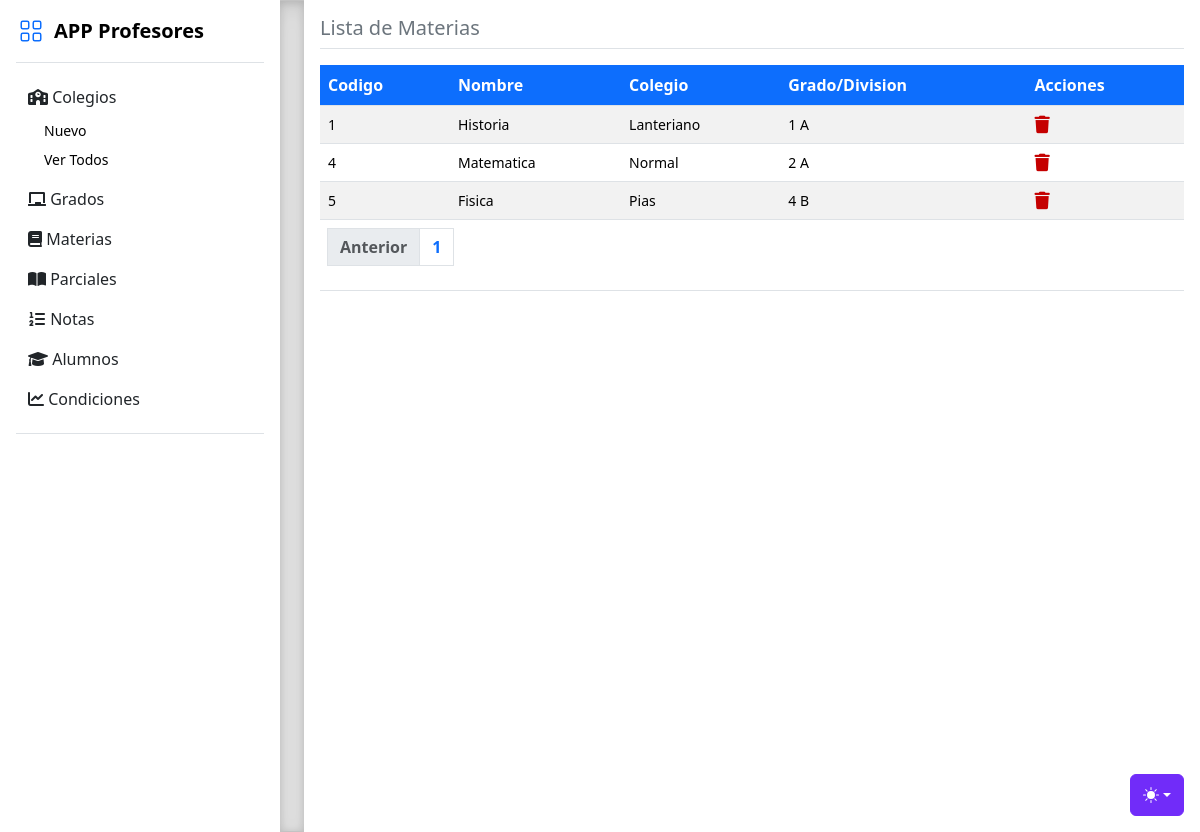
The page /materias/ver on the database its author committed.
### tables this page shows
CREATE TABLE materias (
  id INTEGER PRIMARY KEY AUTOINCREMENT,
  nombre VARCHAR(255) NOT NULL,
  id_colegio INTEGER NOT NULL,
  id_grado INTEGER NOT NULL,
  FOREIGN KEY (id_colegio) REFERENCES colegios(id),
  FOREIGN KEY (id_grado) REFERENCES grados(id)
);

CREATE TABLE colegios (
  id INTEGER PRIMARY KEY AUTOINCREMENT,
  nombre VARCHAR(255) NOT NULL
);

CREATE TABLE grados (
  id INTEGER PRIMARY KEY AUTOINCREMENT,
  nombre VARCHAR(255) NOT NULL
, division TEXT);

### routers/materias.py (the view)
@router.get("/materias/ver")
def verMaterias(req:Request, page: int = 1):
    verDb = FuncionesDB()
    materias = verDb.mostrarTabla("materias")
    colegios = verDb.mostrarTabla("colegios")
    grados = verDb.mostrarTabla("grados")
    materias = verDb.mostrarTablaPaginada("materias", page, 15)
    total_materias = verDb.contarFilas("materias")
    total_paginas = math.ceil(total_materias / 15)
    return template.TemplateResponse("materias_ver.html", { "request" : req, "colegios": colegios, "grados": grados, "materias": materias, "page": page, "total_paginas": total_paginas })

### templates/materias_ver.html (shortened to what this page needs)
<!doctype html>
<html lang="es" data-bs-theme="auto">
  <head><script src="/templates/static/color-modes.js"></script>
    <link href="/templates/static/bootstrap.min.css" rel="stylesheet">
    <link href="/templates/static/style.css" rel="stylesheet">
    <link rel="stylesheet" href="https://cdnjs.cloudflare.com/ajax/libs/font-awesome/6.0.0-beta3/css/all.min.css" />
    <link rel="stylesheet" href="https://cdn.jsdelivr.net/npm/@docsearch/css@3">
    <link href="/templates/static/sidebars.css" rel="stylesheet">
  </head>
  <body>
    <div class="dropdown position-fixed bottom-0 end-0 mb-3 me-3 bd-mode-toggle">
      <button class="btn btn-bd-primary py-2 dropdown-toggle d-flex align-items-center"
              id="bd-theme"
              type="button"
              aria-expanded="false"
              data-bs-toggle="dropdown"
              aria-label="Toggle theme (auto)">
        <svg class="bi my-1 theme-icon-active" width="1em" height="1em"><use href="#circle-half"></use></svg>
      </button>
    </div>
<main class="d-flex flex-nowrap">
  <div class="flex-shrink-0 p-3" style="width: 280px;">
    <a href="/productos/ver_todos" class="d-flex align-items-center pb-3 mb-3 link-body-emphasis text-decoration-none border-bottom">
      <svg class="bi pe-none me-2" width="30" height="24" style="color: #0D6EFD;"><use xlink:href="#grid"/></svg>
      <span class="fs-5 fw-semibold">APP Profesores</span>
    </a>
    <ul class="list-unstyled ps-0">
      {% include 'menu.html' %}
  <div class="b-example-divider b-example-vr"></div>
  <div class="m-3 w-100 vh-100">
    <h5 class="text-secondary">Lista de Materias</h5>
    <div class="border-top mb-3 w-100"></div>
    <article>
      <table class="table table-striped m-0 bg-success text-white">
          <thead>
              <tr>
                  <th class="centrado bg-primary text-white">Codigo</th>
                  <th class="centrado bg-primary text-white">Nombre</th>
                  <th class="centrado bg-primary text-white">Colegio</th>
                  <th class="centrado bg-primary text-white">Grado/Division</th>
                  <th class="centrado bg-primary text-white">Acciones</th>
              </tr>
          </thead>
          <tbody>
          {% for materia in materias %}
              <tr>
                  <td class="centrado small">{{ materia[0] }}</td>
                  <td class="centrado small">{{ materia[1] }}</td>
                  {% for colegio in colegios %}
                  {% if colegio[0] == materia[2] %}
                  <td class="centrado small">{{ colegio[1] }}</td>
                  {% endif %}
                  {% endfor %}
                  {% for grado in grados %}
                  {% if grado[0] == materia[3] %}
                  <td class="centrado small">{{ grado[1] }} {{ grado[2] }}</td>
                  {% endif %}
                  {% endfor %}
                  <td class="centrado small">
                    <a href="borrar/{{ materia[0] }}"></a>
                      </td>
              </tr>
              {% endfor %}
              </div>
      <table class="table table-striped m-0">
          <thead><tr><th class="text-white m-0">
      <nav aria-label="Page navigation example m-0">
          <ul class="pagination">
              <li class="page-item">
                  {% if page > 1 %}
                      <a class="page-link" href="/materia/ver?page={{ page - 1 }}">Anterior</a>
                      {% else %}
                      <li class="page-item disabled">
                          <a class="page-link">Anterior</a>
                      </li>
                  {% endif %}
              </li>
              {% for i in range(total_paginas) %}
                  <li class="page-item"><a class="page-link" href="/materia/ver?page={{ i + 1 }}">{{ i + 1 }}</a></li>
              {% endfor %}
          </ul>
      </nav>
      </tr></thead>
  </table>
</main>
</body>
</html>

### templates/static/style.css (style rules this page uses)
main { overflow-x: auto; overflow-y: hidden; }
.dropdown-toggle { outline: 0; }
.b-example-divider { background-color: rgba(0, 0, 0, .1); border: solid rgba(0, 0, 0, .15); border-width: 1px 0; box-shadow: inset 0 .5em 1.5em rgba(0, 0, 0, .1), inset 0 .125em .5em rgba(0, 0, 0, .15); }
.b-example-vr { flex-shrink: 0; width: 1.5rem; height: inherit; }
.bi { vertical-align: -.125em; fill: currentColor; }
.btn-bd-primary { --bd-violet-bg: #712cf9; --bd-violet-rgb: 112.520718, 44.062154, 249.437846; --bs-btn-font-weight: 600; --bs-btn-color: var(--bs-white); --bs-btn-bg: var(--bd-violet-bg); --bs-btn-border-color: var(--bd-violet-bg); --bs-btn-hover-color: var(--bs-white); --bs-btn-hover-bg: #6528e0; --bs-btn-hover-border-color: #6528e0; --bs-btn-focus-shadow-rgb: var(--bd-violet-rgb); --bs-btn-active-color: var(--bs-btn-hover-color); --bs-btn-active-bg: #5a23c8; --bs-btn-active-border-color: #5a23c8; }
.bd-mode-toggle { z-index: 1500; }

### templates/static/sidebars.css (style rules this page uses)
.dropdown-toggle { outline: 0; }

### rows shown on the page
materias: id "1", nombre "Historia"
colegios: nombre "Lanteriano"
grados: nombre "1", division "A"
materias: id "4", nombre "Matematica"
colegios: nombre "Normal"
grados: nombre "2", division "A"
materias: id "5", nombre "Fisica"
colegios: nombre "Pias"
grados: nombre "4", division "B"

### other values the page prints
{{ i + 1 }} "1"
